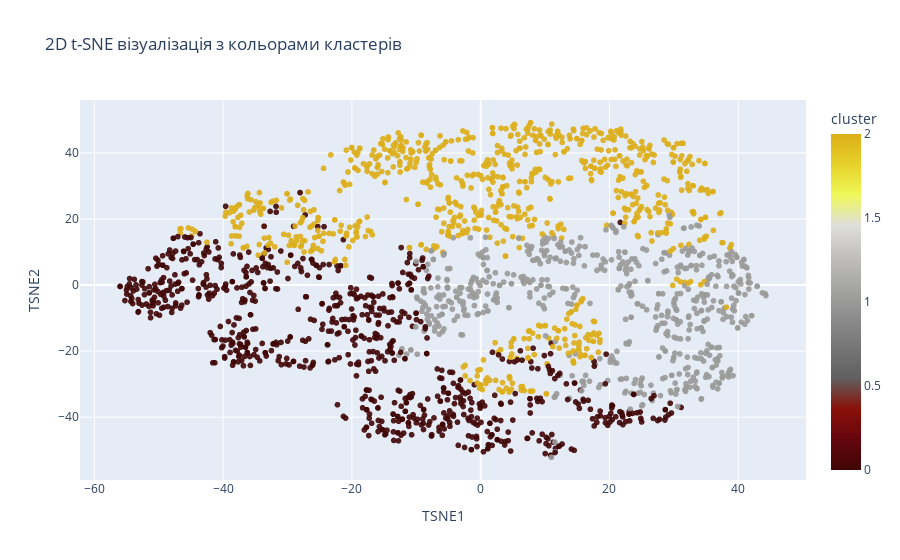

The notebook cell saved with this chart:
### Code cell
X_tsne_full = pd.concat([X_tsne.reset_index(drop=True), X_short_scaled[cols].reset_index(drop=True)], axis=1)
colorscales = px.colors.named_colorscales()
fig = px.scatter(
    X_tsne_full,
    x="TSNE1",
    y="TSNE2",
    color="cluster",
    hover_data=cols, 
    title="2D t-SNE візуалізація з кольорами кластерів",
    opacity=0.9,
    color_continuous_scale=px.colors.diverging.oxy
)
fig.show()

### Figure 1 — Plotly figure (JSON) as saved in the notebook; plotly's stock layout.template omitted (floating-point values rounded to 4 significant figures; data arrays with more than 128 entries replaced by an {"elided": "..."} marker saying what was removed)
{"data": [{"customdata": {"elided": "2239x7 float values"}, "hovertemplate": "TSNE1=%{x}<br>TSNE2=%{y}<br>Income=%{customdata[0]}<br>Recency=%{customdata[1]}<br>NumStorePurchases=%{customdata[2]}<br>NumDealsPurchases=%{customdata[3]}<br>days_lifetime=%{customdata[4]}<br>years_customer=%{customdata[5]}<br>NumWebVisitsMonth=%{customdata[6]}<br>cluster=%{marker.color}<extra></extra>", "legendgroup": "", "marker": {"color": {"elided": "2239 int values"}, "coloraxis": "coloraxis", "opacity": 0.9, "symbol": "circle"}, "mode": "markers", "name": "", "showlegend": false, "type": "scattergl", "x": {"elided": "2239 float values"}, "xaxis": "x", "y": {"elided": "2239 float values"}, "yaxis": "y"}], "layout": {"coloraxis": {"colorbar": {"title": {"text": "cluster"}}, "colorscale": [[0, "rgb(63, 5, 5)"], [0.09091, "rgb(101, 6, 13)"], [0.1818, "rgb(138, 17, 9)"], [0.2727, "rgb(96, 95, 95)"], [0.3636, "rgb(119, 118, 118)"], [0.4545, "rgb(142, 141, 141)"], [0.5455, "rgb(166, 166, 165)"], [0.6364, "rgb(193, 192, 191)"], [0.7273, "rgb(222, 222, 220)"], [0.8182, "rgb(239, 248, 90)"], [0.9091, "rgb(230, 210, 41)"], [1, "rgb(220, 174, 25)"]]}, "legend": {"tracegroupgap": 0}, "title": {"text": "2D t-SNE візуалізація з кольорами кластерів"}, "xaxis": {"anchor": "y", "domain": [0, 1], "title": {"text": "TSNE1"}}, "yaxis": {"anchor": "x", "domain": [0, 1], "title": {"text": "TSNE2"}}}}
